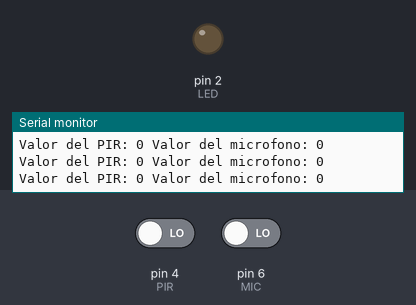
Recording of a sketch running on a simulated Arduino Uno, built with avr-gcc and run on an emulated ATmega328P. On the bench: output pins drawn as LEDs (lit = HIGH), the last lines printed to the serial monitor. The inputs (shaded band) are chosen by the test bench; at power-on: pin 4 (PIR) LOW, pin 6 (MIC) LOW.

Above: at 2.8 s.
2.9 s: pin 4 (PIR) driven HIGH
At 3.5 s:
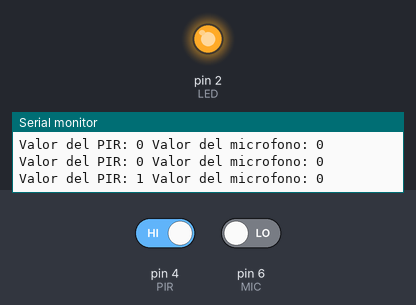
4.5 s: pin 6 (MIC) driven HIGH
At 6.2 s:
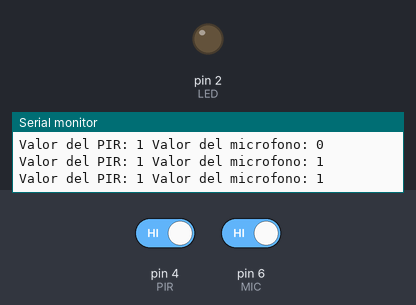
6.5 s: pin 6 (MIC) driven LOW
At 7.8 s:
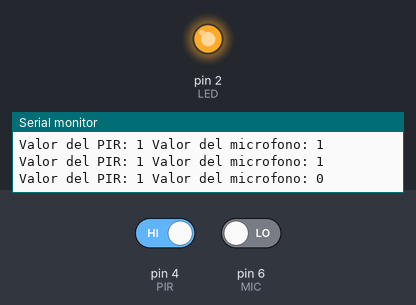
Timing chart, 0 to 9.5 s (numbered marks = the images above; inputs shaded):
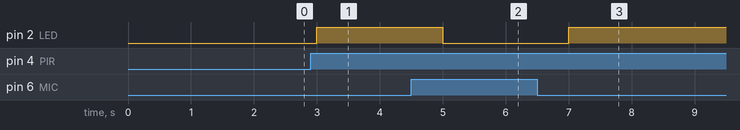

The sketch:

sketch_may31a.ino
```cpp
int LED = 2;
int PIR = 4;
int MIC = 6;
int VALPIR;
int VALMIC;

void setup() {
  // put your setup code here, to run once:
  pinMode(LED, OUTPUT);
  pinMode(PIR, INPUT);
  pinMode(MIC, INPUT);
  Serial.begin(9600);
}

void loop() {
  // put your main code here, to run repeatedly:
  VALPIR = digitalRead(PIR);
  VALMIC = digitalRead(MIC);

  if(VALPIR == HIGH){
    digitalWrite(LED, HIGH);
  }
  if(VALMIC == HIGH){
    digitalWrite(LED, LOW);
  }
  Serial.print("Valor del PIR: ");
  Serial.print(VALPIR);
  Serial.print(" Valor del microfono: ");
  Serial.println(VALMIC);
  delay(1000);
}
```

Measured:
- after the input at 2.9 s, pin 2 (LED): LOW → HIGH after 0.10 s
- after the input at 4.5 s, pin 2 (LED): HIGH → LOW after 0.50 s
- after the input at 6.5 s, pin 2 (LED): LOW → HIGH after 0.50 s
